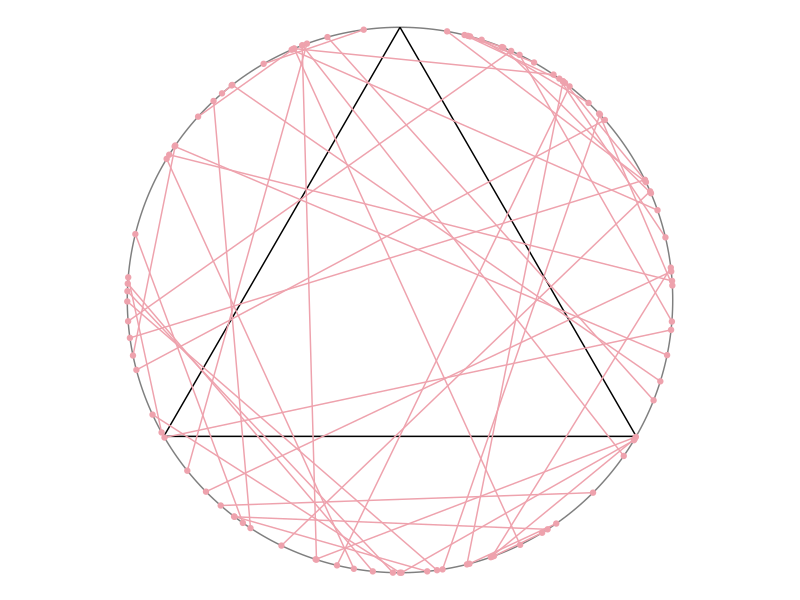
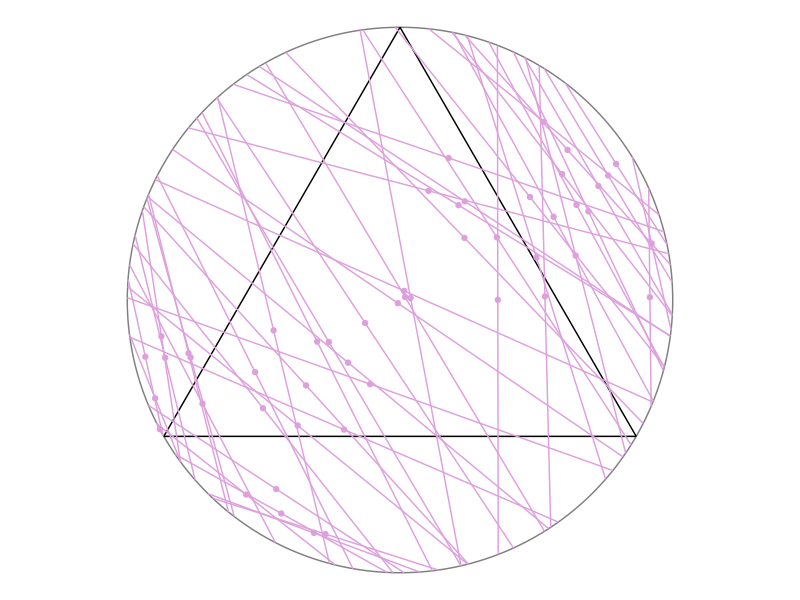
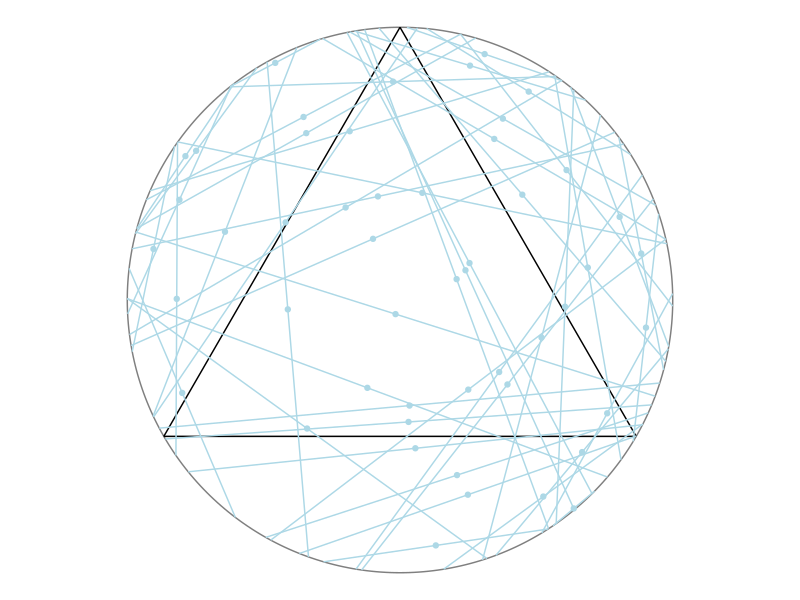

Here is the R script that generated these plots, in order:
# Instruction to students: You may clear the code in this file and replace it
# with your own.

library(tidyverse)
library(ggforce)
theme_set(theme_void())


# Draw a random chord in a unit circle centred at origin -----------------------

# Coordinates of equilateral triangle
eqtri_df <- tibble(
  x    = c(0, sqrt(3) / 2, -sqrt(3) / 2),
  y    = c(1, -0.5, -0.5),
  xend = c(sqrt(3) / 2, -sqrt(3) / 2, 0),
  yend = c(-0.5, -0.5, 1)
)

# Coordinates of random chord
x0 = 0
y0 = 0
r = 1
n = 50

# Method A

angle_ep1 = 2*pi*runif(n)
angle_ep2 = 2*pi*runif(n)

# Endpoint coordinates
x1 = x0 + r*cos(angle_ep1)
y1 = y0 + r*sin(angle_ep1)

x2 = x0 + r*cos(angle_ep2)
y2 = y0 + r*sin(angle_ep2)


MethodA_df <- tibble(
  x    = x1,
  y    = y1,
  xend = x2,
  yend = y2
)

# Plot
p1 <- ggplot() +
  ggforce::geom_circle(aes(x0 = 0, y0 = 0, r = 1), col = "gray50") +
  geom_segment(data = eqtri_df, aes(x = x, y = y, xend = xend, yend = yend)) + 
  geom_point(data = MethodA_df, aes(x = x1, y = y1), col = "lightpink2") +
  geom_point(data = MethodA_df, aes(x = x2, y = y2), col = "lightpink2") +
  geom_segment(data = MethodA_df, aes(x = x, y = y, xend = xend, yend = yend), col = "lightpink2") +
  coord_equal()

# Method B
angle_rd = 2*pi*runif(n)
u = r*runif(n)
v = sqrt(r^2 - u^2)

# Endpoint coordinates
x3 = u*cos(angle_rd) + v*sin(angle_rd)
y3 = u*sin(angle_rd) - v*cos(angle_rd)

x4 = v*sin(angle_rd) - u*cos(angle_rd)
y4 = u*sin(angle_rd) + v*cos(angle_rd)

# Point on radius
rx = (x3 + x4) / 2
ry = (y3 + y4) / 2

MethodB_df <- tibble(
  rx   = rx,
  ry   = ry,
  x    = x3,
  y    = y3,
  xend = x4,
  yend = y4
)

p2 <- ggplot() +
  ggforce::geom_circle(aes(x0 = 0, y0 = 0, r = 1), col = "gray50") +
  geom_segment(data = eqtri_df, aes(x = x, y = y, xend = xend, yend = yend)) +
  geom_point(data = MethodB_df, aes(x = rx, y = ry), col = "plum") +
  geom_segment(data = MethodB_df, aes(x = x, y = y, xend = xend, yend = yend), col = "plum") +
  coord_equal()


# Method C

angle_mdpt = 2*pi*runif(n)
a = r*sqrt(runif(n))
d = sqrt(r^2 - a^2)

# Endpoint coordinates
x5 = x0 + a*cos(angle_mdpt) + d*sin(angle_mdpt)
y5 = x0 + a*sin(angle_mdpt) - d*cos(angle_mdpt)

x6 = x0 + a*cos(angle_mdpt) - d*sin(angle_mdpt)
y6 = x0 + a*sin(angle_mdpt) + d*cos(angle_mdpt)

# Midpoint of segments
mdptx = (x5 + x6) / 2
mdpty = (y5 + y6) / 2

MethodC_df <- tibble(
  mdptx = mdptx,
  mdpty = mdpty,
  x     = x5,
  y     = y5,
  xend  = x6,
  yend  = y6
)

p3 <- ggplot() +
  ggforce::geom_circle(aes(x0 = 0, y0 = 0, r = 1), col = "gray50") +
  geom_segment(data = eqtri_df, aes(x = x, y = y, xend = xend, yend = yend)) +
  geom_point(data = MethodC_df, aes(x = mdptx, y = mdpty), col = "lightblue") +
  geom_segment(data = MethodC_df, aes(x = x, y = y, xend = xend, yend = yend), col = "lightblue") +
  coord_equal()
